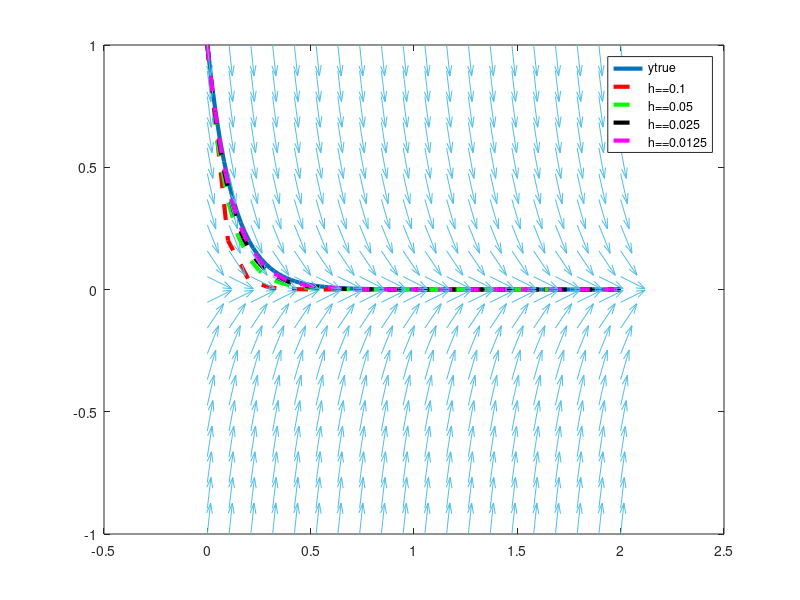

Source code (MATLAB):
format long 
x0=0;
xf=2; % Final Time
switch 3
case 1
f=@(x,y) y;
ytrue=@(x) exp(x);
y0=1;
[X Y]=meshgrid(linspace(0,2.5,20),linspace(0,8,20));
case 2,
f=@(x,y) 1./(1+x.^2)-2*y.^2;
ytrue=@(x) x./(1+x.^2);
y0=0;
[X Y]=meshgrid(linspace(0,2.1,20),linspace(0,.6,20));
case 3
lambda=-32
%lambda=-16
lambda=-8
f=@(x,y) lambda*y;
y0=1;
ytrue=@(x) y0*exp(lambda*x);
[X Y]=meshgrid(linspace(0,2,20),linspace(-1,1,20));
end
%Initial conditions
ns=5; %Number of samples (does not include x0)
      %Points for table
T=(xf-x0)/ns;
%For samples and all approximations
xval=linspace(x0,xf)';
figure(1)
clf
plot(xval,ytrue(xval),'Linewidth',3)
lg={'ytrue'}
legend(lg)

hold on
c=['rgkmy'];
ptcnt=1;
for n=[ 4 8 16 32]  % Number of points between samples
  ys=[]; yall=[];
  xs=[]; xall=[];
  k=1;
  y=y0;
  x=x0;
  yall(k,:)=y;
  xall(k,:)=x;

  h=T/(n);
  for j=1:ns
    for i=1:n
      % Forward Euler
      y=y+h*f(x,y);
      x=x+h;
      k=k+1;
      yall(k,:)=y;
      xall(k,:)=x;
    end
    ys(j,:)=y;
    xs(j,:)=x;
  end
fprintf('h==%15.15f\n',h);
fprintf('%6s %18.15s %18.15s %18.15s\n','x','y_h(x)','y(x)','y_h(x)-y(x)')
for i=1:ns
fprintf('%6.3f %18.15f %18.15f %18.15f\n',xs(i),ys(i),ytrue(xs(i)),ys(i)-ytrue(xs(i)));
end
pt=plot(xall,yall,'--','Linewidth',3);
set(pt,'Color',c(ptcnt));
lg{length(lg)+1}=['h==' num2str(h)];
legend(lg)

drawnow
pause
ptcnt=ptcnt+1;
end
disp('Now quiver!')
pause

dY=f(X,Y);  % Gives dy for dx of 1
% At each point we have a vector [1 Z]
% Normalize vector when we plot
dX=1./sqrt(1+dY.^2);
dY=dY./sqrt(1+dY.^2);

h=  quiver(X,Y,dX,dY);

